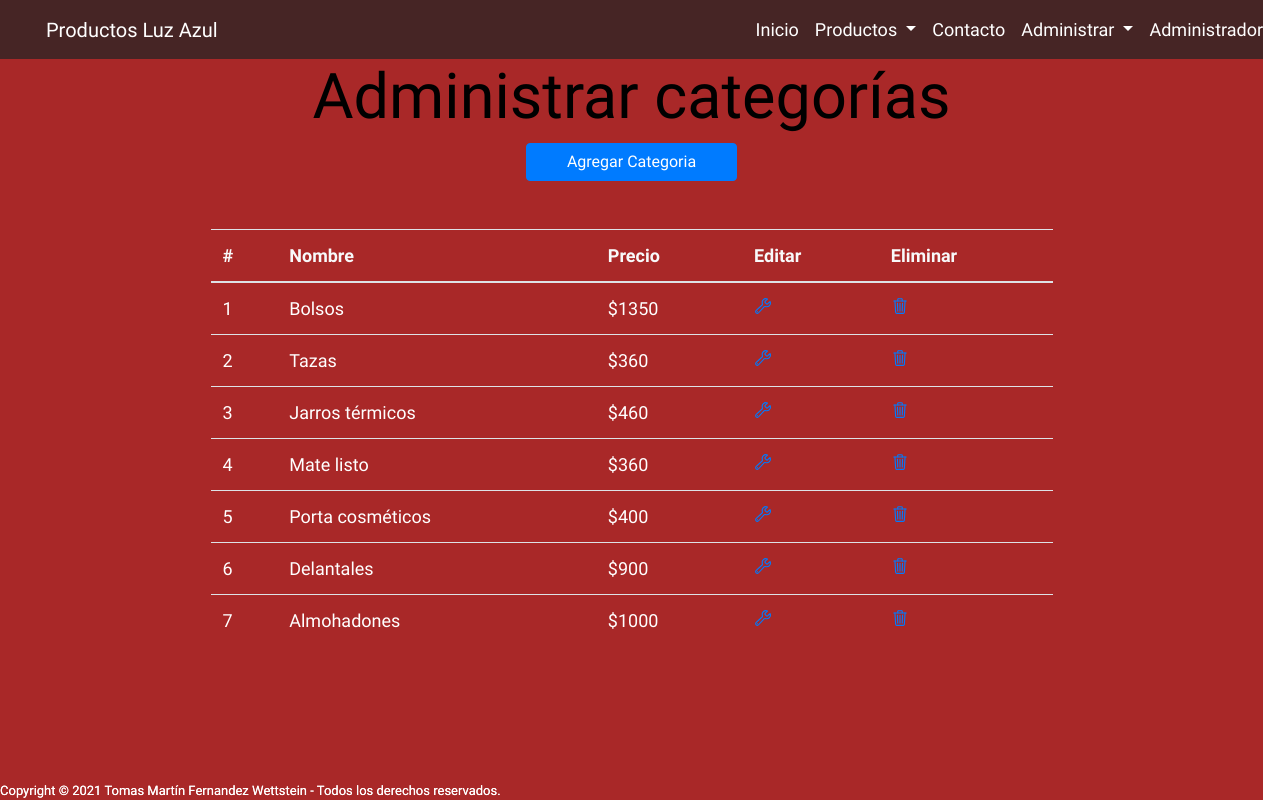
Screenshot of /crudCategorias.php (signed in) with the database file from the repository.
### tables this page shows
CREATE TABLE `categorias` (
  `id` int(11) NOT NULL,
  `nombre` varchar(255) NOT NULL,
  `precio` int(255) NOT NULL
);

### config/conexion.php (called while the page is built, shortened)
<?php
class Conexion{
    public static function conectar()
    {
        $host = "127.0.0.1";
        $port = "3306";
        $dbname = "luzazul";
        $charset = "utf8mb4";
        $user_name = "root";
        $user_pas = "";
        $dsn = "mysql:host=$host;dbname=$dbname;port=$port;charset=$charset";
        $db = new PDO($dsn,$user_name,$user_pas);
        return $db;
    }
    public static function consultar(string $select, string $from, $where = null)
    {
        $db = Conexion :: conectar();
        if(!isset($where))
        {
            $sql = "SELECT $select FROM $from";
            $query = $db-> prepare($sql);
            $query-> execute();
            $consulta = $query-> fetchAll(PDO :: FETCH_ASSOC);
            return $consulta;
        }else
        {
            $sql = "SELECT $select FROM $from WHERE id =  $where";
            $query = $db-> prepare($sql);
            $query-> execute();
            $consulta = $query-> fetchAll(PDO :: FETCH_ASSOC);
            return $consulta;
        }
    }
}
?>

### crudCategorias.php (the view, shortened to what this page needs)
<?php
$consulta = Conexion::consultar("*", "categorias");
include_once('partials/header.php');
?>
<?php if ($_SESSION) : ?>
<?php if ($_SESSION['is_admin'] === "1") : ?>
<body>
    <?php include_once('partials/nav.php'); ?>
    <section>
        <h1 class="-titulo">Administrar categorías</h1>
        <a class="text-white" href="agregarCategoria.php"><button class="btn btn-primary col-12 col-md-2 offset-md-5">Agregar Categoria</button></a>
        <table class="table col-12 col-md-8 offset-md-2 mt-5 table-hover">
            <thead class="col-8 col-md-12">
                <tr>
                    <th class="text-light" scope="col">#</th>
                    <th class="text-light" scope="col">Nombre</th>
                    <th class="text-light" scope="col">Precio</th>
                    <th class="text-light" scope="col">Editar</th>
                    <th class="text-light" scope="col">Eliminar</th>
                </tr>
            </thead>
            <tbody>
                <?php foreach ($consulta as $key => $value) : ?>
                <tr>
                    <td class="text-white"><?= $key + 1; ?></td>
                    <td class="text-white"><?= $value['nombre']; ?></td>
                    <td class="text-white">$<?= $value['precio']; ?></td>
                    <td class="text-white"><a href="editarCategoria.php?id=<?= $value['id']; ?>"><ion-icon name="build-outline"></ion-icon></a></td>
                    <td class="text-white"><a onclick="return confirm('¿Estas seguro que queres eliminar esta categoria?')" href="eliminarCategoria.php?id=<?= $value['id']; ?>"><ion-icon name="trash-outline"></ion-icon></a></td>
                </tr>
                <?php endforeach; ?>
            </tbody>
        </table>
    </section>
    <footer class = "footer">Copyright © 2021 Tomas Martín Fernandez Wettstein - Todos los derechos reservados.</footer>
<?php include_once('partials/footer.php');?>
<?php endif;?>
    <?php endif; ?>

### partials/header.php (shortened to what this page needs)
<!DOCTYPE html>
<html lang="es">
<head>
    <link rel="stylesheet" href="https://stackpath.bootstrapcdn.com/bootstrap/4.5.0/css/bootstrap.min.css">
    <link href="css/style.css" rel="stylesheet">
    <link href="css/master.css" rel="stylesheet">
</head>

### partials/nav.php (shortened to what this page needs)
<?php $consultaCategoria = Conexion::consultar("*", "categorias"); ?>
<?php if ($_SESSION) : ?>
  <?php if ($_SESSION['is_admin'] === "1") : ?>
<nav class="navbar navbar-expand-lg navbar-light">
  <div class="container-fluid">
    <a class="navbar-brand col-7 text-white" href="index.php">Productos Luz Azul</a>
    <div class="collapse navbar-collapse text-center" id="navbarSupportedContent">
      <ul class="navbar-nav me-auto mb-2 mb-lg-0">
        <li class="nav-item">
          <a class="nav-link active text-white" aria-current="page" href="index.php">Inicio</a>
        </li>
        <li class="nav-item active dropdown">
          <a class="nav-link dropdown-toggle text-white" href="#" id="navbarDropdown" role="button" data-bs-toggle="dropdown" aria-expanded="false">
            Productos
          </a>
        </li>
        <li class="nav-item">
          <a class="nav-link active text-white" href="contacto.php">Contacto</a>
        </li>
        <li class="nav-item dropdown">
          <a class="nav-link active dropdown-toggle text-white" href="#" id="navbarDropdown" role="button" data-bs-toggle="dropdown" aria-expanded="false">
            Administrar
          </a>
        </li>
        <?php if (isset($_SESSION['nombre'])) : ?>
        <li class="nav-item active dropdown itemDrop">
          <a class="nav-link dropdown-toggle text-white" href="#" id="navbarDropdown" role="button" data-bs-toggle="dropdown" aria-expanded="false">
          <?= $_SESSION['nombre']  ?>
          </a>
        </li>
        <?php endif; ?>
    </div>
  </div>
</nav>
<?php endif; ?>
<?php endif; ?>

### partials/footer.php (shortened to what this page needs)
<footer class = "footer">Copyright © 2021 Tomas Martín Fernandez Wettstein - Todos los derechos reservados.</footer>
</body>
</html>

### css/master.css (style rules this page uses)
html { min-height: 100%; margin: 0; padding: 0; position: relative; }
body { background-color: rgba(169, 40, 40, 1); font-family: 'Spirax', cursive; font-size: 18px; height: 100%; margin: 0; margin-bottom: 40px; }
nav { background-color: rgb(70,37,37); }
.itemDrop a { color: white; }
.-titulo { text-align: center; font-size: 63px; color: black; animation-name: titulo; animation-duration: 6s; }
.footer { background-color: transparent; bottom: 0; font-size: 13px; position: absolute; width: 100%; color: white; }

### rows the page displays
categorias: nombre "Bolsos", precio "1350"
categorias: nombre "Tazas", precio "360"
categorias: nombre "Jarros térmicos", precio "460"
categorias: nombre "Mate listo", precio "360"
categorias: nombre "Porta cosméticos", precio "400"
categorias: nombre "Delantales", precio "900"
categorias: nombre "Almohadones", precio "1000"

### other values shown
$_SESSION['nombre'] "Administrador…"
